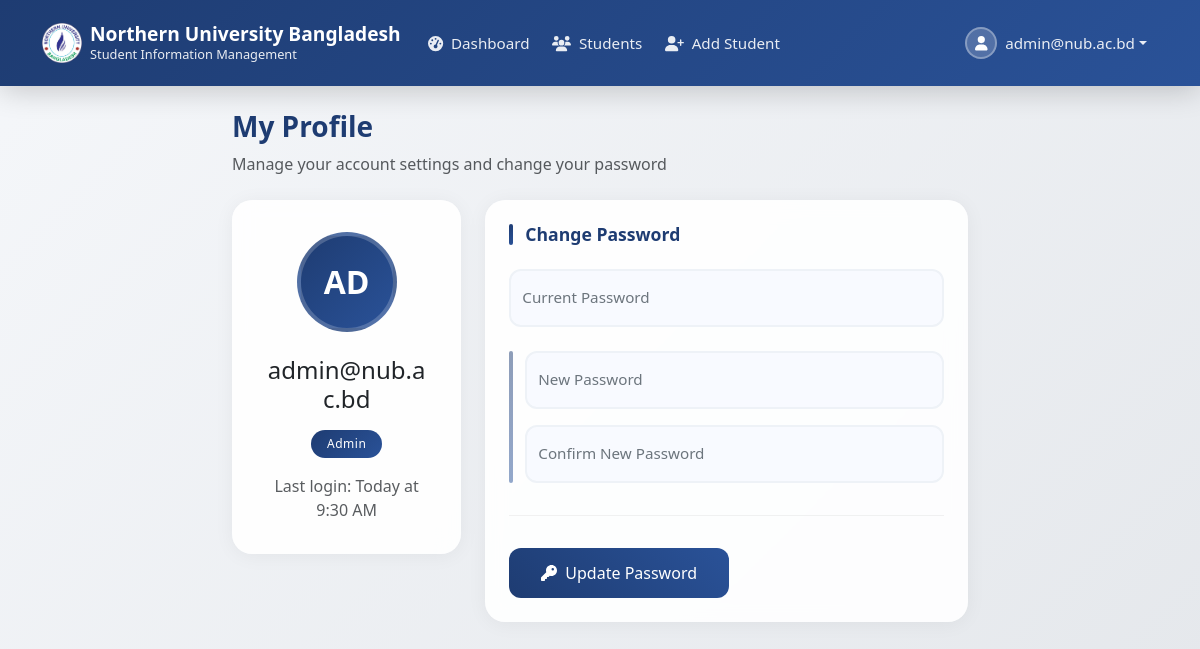
Screenshot of /index.php?page=profile (signed in) with the database file from the repository.
### tables this page shows
CREATE TABLE IF NOT EXISTS users (
    id INT AUTO_INCREMENT PRIMARY KEY,
    email VARCHAR(100) UNIQUE NOT NULL,
    password VARCHAR(255) NOT NULL,
    role ENUM('admin', 'faculty') NOT NULL DEFAULT 'faculty',
    created_at TIMESTAMP DEFAULT CURRENT_TIMESTAMP,
    updated_at TIMESTAMP DEFAULT CURRENT_TIMESTAMP ON UPDATE CURRENT_TIMESTAMP
);

### includes/auth.php (called while the page is built, shortened)
<?php
function getCurrentUser() {
    $database = new Database();
    $db = $database->getConnection();
    $query = "SELECT id, email, role FROM users WHERE id = :id";
    $stmt = $db->prepare($query);
    $stmt->bindParam(":id", $_SESSION['user_id']);
    $stmt->execute();
    return $stmt->fetch(PDO::FETCH_ASSOC);
}
?>

### pages/profile.php (the view, shortened to what this page needs)
<?php
$user = getCurrentUser();
?>
<div class="row justify-content-center">
    <div class="col-md-8">
        <div class="page-header mb-4">
            <h2 class="page-title">My Profile</h2>
            <p class="text-muted">Manage your account settings and change your password</p>
        </div>
    </div>
</div>
<div class="row justify-content-center">
    <div class="col-md-8">
        <div class="row">
            <div class="col-lg-4 mb-4 mb-lg-0">
                <div class="card profile-card">
                    <div class="card-body text-center">
                        <div class="profile-avatar mb-4">
                            <?php
                            $initials = strtoupper(substr($user['email'], 0, 2));
                            ?>
                            <div class="avatar-circle-lg">
                                <?php echo htmlspecialchars($initials); ?>
                            </div>
                        </div>
                        <h4 class="mb-3"><?php echo htmlspecialchars($user['email']); ?></h4>
                        <span class="badge bg-primary rounded-pill px-3 py-2 mb-3">
                            <?php echo ucfirst(htmlspecialchars($user['role'])); ?>
                        </span>
                        <p class="text-muted mb-0">Last login: Today at 9:30 AM</p>
                    </div>
                </div>
            </div>
            <div class="col-lg-8">
                <div class="card form-card">
                    <div class="card-body p-4">
                        <form method="POST" action="" class="modern-form">
                            <h5 class="form-section-title">Change Password</h5>
                            <div class="mb-4">
                                <div class="form-floating">
                                    <input type="password" class="form-control" id="current_password"
                                           name="current_password" placeholder="Enter current password" required>
                                    <label for="current_password">Current Password</label>
                                </div>
                            </div>
                            <div class="password-section mb-4">
                                <div class="form-floating mb-3">
                                    <input type="password" class="form-control" id="new_password"
                                           name="new_password" placeholder="Enter new password" required>
                                    <label for="new_password">New Password</label>
                                </div>
                                <div class="form-floating">
                                    <input type="password" class="form-control" id="confirm_password"
                                           name="confirm_password" placeholder="Confirm new password" required>
                                    <label for="confirm_password">Confirm New Password</label>
                                </div>
                            </div>
                            <div class="form-actions">
                                <button type="submit" class="btn btn-primary btn-lg">
                                    <i class="fas fa-key me-2"></i>Update Password
                                </button>
                            </div>
                        </form>
                    </div>
                </div>
            </div>
        </div>
    </div>
</div>

### assets/css/style.css (style rules this page uses)
body { background: linear-gradient(135deg, #f5f7fa 0%, #e4e7eb 100%); min-height: 100vh; }
.card, .stat-card { background: rgba(255, 255, 255, 0.9); -webkit-backdrop-filter: blur(10px); backdrop-filter: blur(10px); border-radius: 20px; border: 1px solid rgba(255, 255, 255, 0.2); overflow: hidden; transition: all 0.3s ease; }
.btn { border-radius: 12px; padding: 0.5rem 1rem; font-weight: 500; transition: all 0.3s ease; }
.btn-primary { background: linear-gradient(45deg, #1e3c72, #2a5298); border: none; }
.page-title { color: #1e3c72; font-weight: 700; margin-bottom: 0.25rem; }
.form-card { border: none; box-shadow: 0 2px 20px rgba(0, 0, 0, 0.05); }
.modern-form .form-section-title { color: #1e3c72; font-weight: 600; margin-bottom: 1.5rem; font-size: 1.1rem; position: relative; padding-left: 1rem; }
.modern-form .form-section-title::before { content: ""; position: absolute; left: 0; top: 0; height: 100%; width: 4px; background: linear-gradient(135deg, #1e3c72 0%, #2a5298 100%); border-radius: 2px; }
.form-floating { position: relative; margin-bottom: 1rem; }
.form-floating > .form-control, .form-floating > .form-select { height: calc(3.5rem + 2px); padding: 1rem 0.75rem; font-size: 1rem; border: 2px solid #eef2f7; border-radius: 12px; background: #f8faff; transition: all 0.3s ease; }
.form-floating > label { padding: 1rem 0.75rem; color: #6c757d; font-size: 0.95rem; }
.form-floating > .form-control:focus ~ label, .form-floating > .form-control:not(:placeholder-shown) ~ label { transform: scale(0.8) translateY(-0.6rem) translateX(0.15rem); background: white; padding: 0 0.5rem; height: 2rem; color: #1e3c72; }
.form-actions { margin-top: 2rem; display: flex; gap: 1rem; padding-top: 2rem; border-top: 1px solid rgba(0, 0, 0, 0.05); }
.btn-lg { padding: 0.8rem 2rem; font-size: 1rem; border-radius: 12px; }
.page-header { margin-bottom: 2rem; }
.page-title { font-size: 1.75rem; font-weight: 700; color: #1e3c72; margin-bottom: 0.5rem; }
.profile-card { border: none; box-shadow: 0 2px 20px rgba(0, 0, 0, 0.05); transition: all 0.3s ease; }
.profile-avatar { position: relative; display: inline-block; }
.avatar-circle-lg { width: 100px; height: 100px; background: linear-gradient(135deg, #1e3c72 0%, #2a5298 100%); border: 4px solid rgba(255, 255, 255, 0.2); border-radius: 50%; display: flex; align-items: center; justify-content: center; color: white; font-size: 2rem; font-weight: 600; margin: 0 auto; transition: all 0.3s ease; }
.badge { font-weight: 500; letter-spacing: 0.5px; transition: all 0.3s ease; }
.badge.bg-primary { background: linear-gradient(135deg, #1e3c72 0%, #2a5298 100%) !important; }
.password-section { position: relative; padding-left: 1rem; }
.password-section::before { content: ""; position: absolute; left: 0; top: 0; height: 100%; width: 4px; background: linear-gradient(135deg, #1e3c72 0%, #2a5298 100%); border-radius: 2px; opacity: 0.5; }
.profile-card .card-body { padding: 2rem; }

### rows the page displays
users: email "AD", email "admin@nub.ac.bd", role "Admin"

### other values shown
$_SESSION['user_email'] "admin@nub.ac.bd"
